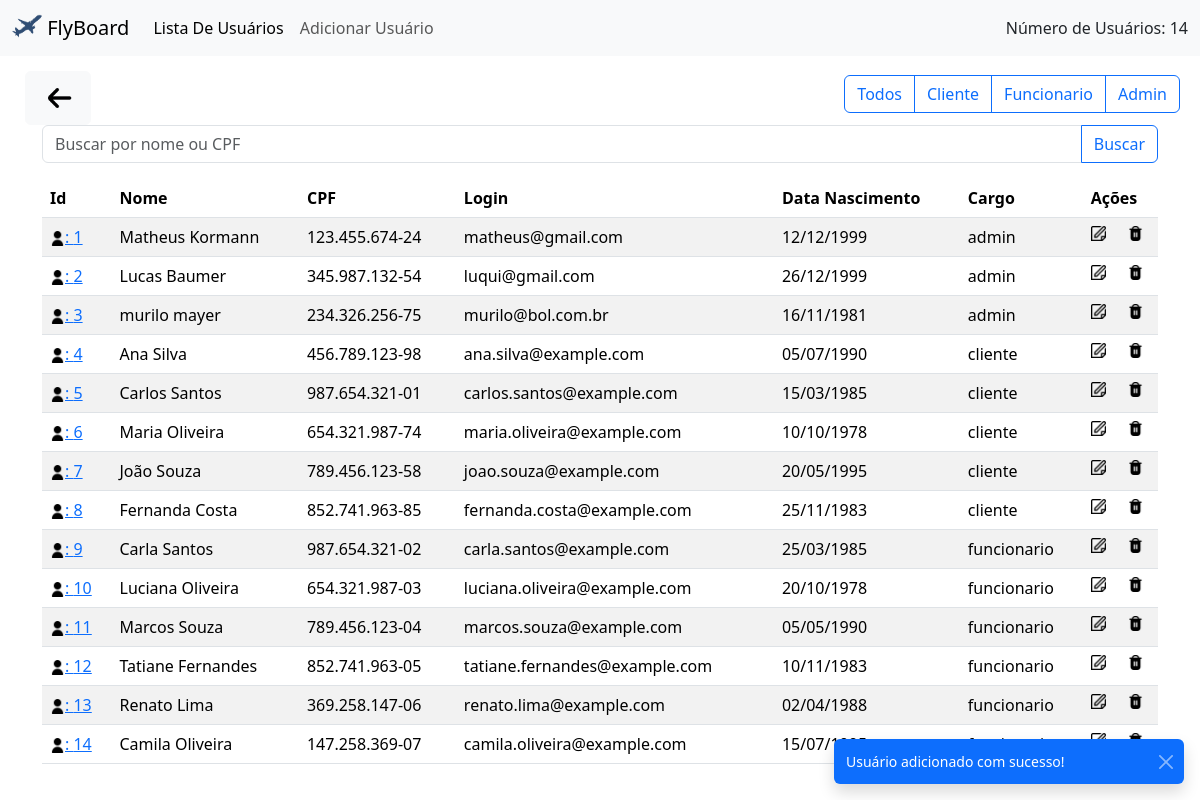
The page /admListUser/listUsers.php?result=3 (signed in) on the database its author committed.
### tables this page shows
CREATE TABLE USERS (
    ID_USER INT PRIMARY KEY AUTO_INCREMENT,
    NAME VARCHAR(100),
    CPF VARCHAR(100),
    EMAIL VARCHAR(100),
    DATA_DE_NASCIMENTO VARCHAR(100),
    PASSWORD VARCHAR(100),
    ROLE VARCHAR(100),
    USERIMAGEPATH VARCHAR(200),
    UNIQUE (CPF, EMAIL)
);

### admListUser/listUsers.php (the view, shortened to what this page needs)
<?php
    include('../connections/connection.php');
    $valor = 0;
    function atualizarfiltro($valor, $conn){
        switch ($valor) {
            case 0:
                $sql = "SELECT ID_USER, NAME, CPF, EMAIL, DATA_DE_NASCIMENTO, ROLE FROM USERS";
                $result = $conn->query($sql);
                return $result;
                break;
        }
    }
    if(isset($_GET['filtro'])){
        $valor = $_GET['filtro'];
        $result = atualizarfiltro($valor, $conn);
    } else {
        $result = atualizarfiltro($valor, $conn);
    }
?>
<html>
<head>
    <link rel="stylesheet" href="userLstStyle.css">
    <link rel="stylesheet" href="../node_modules/bootstrap/dist/css/bootstrap.min.css">
</head>
<body>
<?php
        $sql_num_users = "SELECT COUNT(*) AS total FROM users";
        $result_num_users = $conn->query($sql_num_users);
        $row_num_users = $result_num_users->fetch_assoc();
        $total_users = $row_num_users['total'];
    ?>
     <nav class="navbar navbar-expand-lg bg-body-tertiary">
  <div class="container-fluid">
  <a class="navbar-brand" href="../index/index.php">
      <img src="../imagens/flyboardNavBar.png" alt="Logo" width="30" height="24" class="d-inline-block align-text-top">
      FlyBoard
    </a>
    <div class="collapse navbar-collapse" id="navbarScroll">
      <ul class="navbar-nav me-auto my-2 my-lg-0 navbar-nav-scroll" style="--bs-scroll-height: 100px;">
        <li class="nav-item">
          <a class="nav-link active" aria-current="page">Lista De Usuários</a>
        </li>
        <li class="nav-item">
              <a class="nav-link" href="./addUser.php" role="button" aria-expanded="false">
                Adicionar Usuário
              </a>
        </li>
      </ul>
      <li class="nav-item dropdown  d-flex">
              <a class="nav-link"  aria-expanded="false">Número de Usuários: <?php echo $total_users; ?></a>
            </li>
    </div>
  </div>
</nav>
    <div id="conteinerButtom">
        <a id="botaoVoltar" type="button" class="btn btn-light" href="../homes/homeAdmin.php"><img src="../imagens/iconVoltar.png" alt="voltarHome" style="width: 40px; height: 40px"></a>
    </div>
    <form method="POST" action="<?php echo $_SERVER['PHP_SELF']; ?>" class="mb-3">
        <div class="input-group container">
            <input type="text" class="form-control" placeholder="Buscar por nome ou CPF" name="search">
            <button class="btn btn-outline-primary" type="submit">Buscar</button>
        </div>
    </form>
    <div class="btn-group" id="btnFiltro" role="group" aria-label="Basic outlined example">
        <button type="button" onclick="atualizarFiltro(0)" class="btn btn-outline-primary">Todos</button>
        <button type="button" onclick="atualizarFiltro(1)" class="btn btn-outline-primary">Cliente</button>
        <button type="button" onclick="atualizarFiltro(2)" class="btn btn-outline-primary">Funcionario</button>
        <button type="button" onclick="atualizarFiltro(3)" class="btn btn-outline-primary">Admin</button>
    </div>
    <div class="container">
        <table id="tabela-usuarios" class="table table-striped table-hover">
            <thead>
                <tr>
                    <th scope="col">Id</th>
                    <th scope="col">Nome</th>
                    <th scope="col">CPF</th>
                    <th scope="col">Login</th>
                    <th scope="col">Data Nascimento</th>
                    <th scope="col">Cargo</th>
                    <th colspan="2">Ações</th>
                </tr>
            </thead>
            <tbody>
<?php
                    if ($result->num_rows > 0) {
                        while ($row = $result->fetch_assoc()) {
                ?>
                            <tr>
                                <td><a href="./userUser.php?id=<?php echo $row['ID_USER'] ?>"><img src="../imagens/idUser.png" alt="user" style="width: 15px; height: 15px;">: <?php echo $row["ID_USER"] ?></a></td>
                                <td><?php echo $row["NAME"] ?></td>
                                <td><?php echo $row["CPF"] ?></td>
                                <td><?php echo $row["EMAIL"] ?></td>
                                <td><?php echo $row["DATA_DE_NASCIMENTO"] ?></td>
                                <td><?php echo $row["ROLE"] ?></td>
                                <td><a href="./editUser.php?id=<?php echo $row['ID_USER'] ?>"><img src="../imagens/editar.png" alt="edit" style="width: 15px; height: 15px;"></a></td>
                                <td data-user-id="<?= $row['ID_USER'] ?>" onclick="showModal(this)"><a href="#"><img src="../imagens/lixo.png" alt="delet" style="width: 15px; height: 15px;"></a></td>
                            </tr>
<?php
                        }
                    }
                ?>
            </tbody>
        </table>
    </div>
<div class="toast-container position-fixed bottom-0 end-0 p-3">
</div>
<div class="toast-container position-fixed bottom-0 end-0 p-3">
</div>
<div class="toast-container position-fixed bottom-0 end-0 p-3">
<div id="ToastAddSucess" class="toast align-items-center text-bg-primary border-0" role="alert" aria-live="assertive" aria-atomic="true">
  <div class="d-flex">
    <div class="toast-body">
      Usuário adicionado com sucesso!
    </div>
    <button type="button" class="btn-close btn-close-white me-2 m-auto" data-bs-dismiss="toast" aria-label="Close"></button>
  </div>
</div>
</div>
<div class="toast-container position-fixed bottom-0 end-0 p-3">
</div>
</body>
</html>

### admListUser/userLstStyle.css (style rules this page uses)
a { text-decoration: none; color: #000; }
#botaoVoltar { margin-top: 15px; margin-left: 25px; }
#btnFiltro { position: absolute; top: 0; right: 0; margin: 20px; margin-top: 75px; }

### rows shown on the page
users: ID_USER "1", NAME "Matheus Kormann", CPF "123.455.674-24", EMAIL "matheus@gmail.com", DATA_DE_NASCIMENTO "12/12/1999", ROLE "admin"
users: ID_USER "2", NAME "Lucas Baumer", CPF "345.987.132-54", EMAIL "luqui@gmail.com", DATA_DE_NASCIMENTO "26/12/1999", ROLE "admin"
users: ID_USER "3", NAME "murilo mayer", CPF "234.326.256-75", EMAIL "murilo@bol.com.br", DATA_DE_NASCIMENTO "16/11/1981", ROLE "admin"
users: ID_USER "4", NAME "Ana Silva", CPF "456.789.123-98", EMAIL "ana.silva@example.com", DATA_DE_NASCIMENTO "05/07/1990", ROLE "cliente"
users: ID_USER "5", NAME "Carlos Santos", CPF "987.654.321-01", EMAIL "carlos.santos@example.com", DATA_DE_NASCIMENTO "15/03/1985", ROLE "cliente"
users: ID_USER "6", NAME "Maria Oliveira", CPF "654.321.987-74", EMAIL "maria.oliveira@example.com", DATA_DE_NASCIMENTO "10/10/1978", ROLE "cliente"
users: ID_USER "7", NAME "João Souza", CPF "789.456.123-58", EMAIL "joao.souza@example.com", DATA_DE_NASCIMENTO "20/05/1995", ROLE "cliente"
users: ID_USER "8", NAME "Fernanda Costa", CPF "852.741.963-85", EMAIL "fernanda.costa@example.com", DATA_DE_NASCIMENTO "25/11/1983", ROLE "cliente"
users: ID_USER "9", NAME "Carla Santos", CPF "987.654.321-02", EMAIL "carla.santos@example.com", DATA_DE_NASCIMENTO "25/03/1985", ROLE "funcionario"
users: ID_USER "10", NAME "Luciana Oliveira", CPF "654.321.987-03", EMAIL "luciana.oliveira@example.com", DATA_DE_NASCIMENTO "20/10/1978", ROLE "funcionario"
users: ID_USER "11", NAME "Marcos Souza", CPF "789.456.123-04", EMAIL "marcos.souza@example.com", DATA_DE_NASCIMENTO "05/05/1990", ROLE "funcionario"
users: ID_USER "12", NAME "Tatiane Fernandes", CPF "852.741.963-05", EMAIL "tatiane.fernandes@example.com", DATA_DE_NASCIMENTO "10/11/1983", ROLE "funcionario"
users: ID_USER "13", NAME "Renato Lima", CPF "369.258.147-06", EMAIL "renato.lima@example.com", DATA_DE_NASCIMENTO "02/04/1988", ROLE "funcionario"
users: ID_USER "14", NAME "Camila Oliveira", CPF "147.258.369-07", EMAIL "camila.oliveira@example.com", DATA_DE_NASCIMENTO "15/07/1995"

### other values the page prints
$total_users "14"
